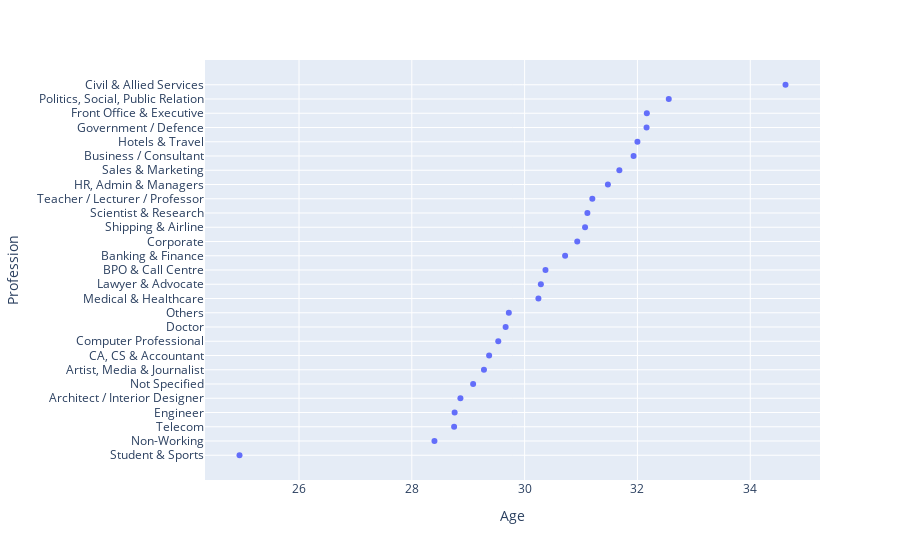

This figure's notebook cell:
### Code cell
import plotly.graph_objs as go
import plotly.offline as py
# Traces
traces = px.scatter(group_profession, x='Age',y='Profession')

# Layout 
layout = go.Layout(width=700, height=900)
# Plot
py.iplot(go.Figure(data=traces, layout=layout));

### Figure 1 — Plotly figure (JSON) as saved in the notebook; plotly's stock layout.template omitted (floating-point values rounded to 4 significant figures)
{"data": [{"hovertemplate": "Age=%{x}<br>Profession=%{y}<extra></extra>", "legendgroup": "", "marker": {"color": "#636efa", "symbol": "circle"}, "mode": "markers", "name": "", "orientation": "h", "showlegend": false, "type": "scatter", "x": [24.95, 28.4, 28.75, 28.76, 28.86, 29.09, 29.28, 29.37, 29.53, 29.66, 29.72, 30.24, 30.29, 30.37, 30.72, 30.93, 31.07, 31.11, 31.2, 31.48, 31.68, 31.93, 32, 32.16, 32.17, 32.56, 34.62], "xaxis": "x", "y": ["Student & Sports", "Non-Working", "Telecom", "Engineer", "Architect / Interior Designer", "Not Specified", "Artist, Media & Journalist", "CA, CS & Accountant", "Computer Professional", "Doctor", "Others", "Medical & Healthcare", "Lawyer & Advocate", "BPO & Call Centre", "Banking & Finance", "Corporate", "Shipping & Airline", "Scientist & Research", "Teacher / Lecturer / Professor", "HR, Admin & Managers", "Sales & Marketing", "Business / Consultant", "Hotels & Travel", "Government / Defence", "Front Office & Executive", "Politics, Social, Public Relation", "Civil & Allied Services"], "yaxis": "y"}], "layout": {"legend": {"tracegroupgap": 0}, "margin": {"t": 60}, "xaxis": {"anchor": "y", "domain": [0, 1], "title": {"text": "Age"}}, "yaxis": {"anchor": "x", "domain": [0, 1], "title": {"text": "Profession"}}}}
